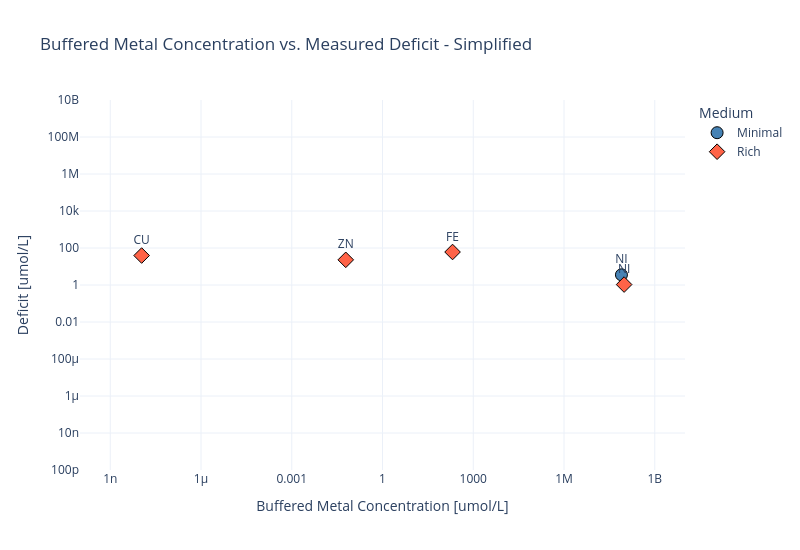

This figure's notebook cell:
### Code cell
import plotly.graph_objects as go

# --- Filter to positive deficits only ---
# deficit_M values are Unum; .str.replace(...).astype(float) yields NaN — use .asNumber().
def _deficit_m_to_float(ser):
    return ser.apply(lambda x: x.asNumber())


deficit_m_float = _deficit_m_to_float(df_metals["deficit_M"])
deficit_pos = df_metals[deficit_m_float > 0].copy()
deficit_pos["deficit_val"] = _deficit_m_to_float(deficit_pos["deficit_M"])

# --- Build a long-form dataframe from metal_to_buffered_conc ---
rows = []
for medium, metals in metal_to_buffered_conc_simplified.items():
    for element, buffered_conc in metals.items():
        rows.append(
            {"Medium": medium, "Element": element, "buffered_conc": float(buffered_conc)}
        )
buffered_df = pd.DataFrame(rows)

# --- Merge on Medium and Element ---
plot_df = deficit_pos.merge(buffered_df, on=["Medium", "Element"], how="inner")

# --- Plot ---
fig2 = go.Figure()

colors = {"Minimal": "steelblue", "Rich": "tomato"}
symbols = {"Minimal": "circle", "Rich": "diamond"}

for medium, group in plot_df.groupby("Medium"):
    fig2.add_trace(go.Scatter(
        x=group["buffered_conc"] * 1E6,
        y=group["deficit_val"] * 1E6,
        mode="markers+text",
        name=medium,
        text=group["Element"],
        textposition="top center",
        marker=dict(
            size=12,
            color=colors[medium],
            symbol=symbols[medium],
            line=dict(width=1, color="black")
        )
    ))

fig2.update_layout(
    title="Buffered Metal Concentration vs. Measured Deficit - Simplified",
    xaxis=dict(title="Buffered Metal Concentration [umol/L]", type="log", range=[-10, 10]),
    yaxis=dict(title="Deficit [umol/L]", type="log", range=[-10, 10]),
    legend_title="Medium",
    template="plotly_white",
    width=800,
    height=550
)

fig2.show()

### Figure 1 — Plotly figure (JSON) as saved in the notebook; plotly's stock layout.template omitted (floating-point values rounded to 4 significant figures)
{"data": [{"marker": {"color": "steelblue", "line": {"color": "black", "width": 1}, "size": 12, "symbol": "circle"}, "mode": "markers+text", "name": "Minimal", "text": ["NI"], "textposition": "top center", "type": "scatter", "x": [79260000.0], "y": [3.546]}, {"marker": {"color": "tomato", "line": {"color": "black", "width": 1}, "size": 12, "symbol": "diamond"}, "mode": "markers+text", "name": "Rich", "text": ["CU", "NI", "ZN", "FE"], "textposition": "top center", "type": "scatter", "x": [1.091e-08, 97090000.0, 0.06102, 206.9], "y": [39.1, 1.057, 22.9, 60.76]}], "layout": {"height": 550, "legend": {"title": {"text": "Medium"}}, "title": {"text": "Buffered Metal Concentration vs. Measured Deficit - Simplified"}, "width": 800, "xaxis": {"range": [-10, 10], "title": {"text": "Buffered Metal Concentration [umol/L]"}, "type": "log"}, "yaxis": {"range": [-10, 10], "title": {"text": "Deficit [umol/L]"}, "type": "log"}}}
